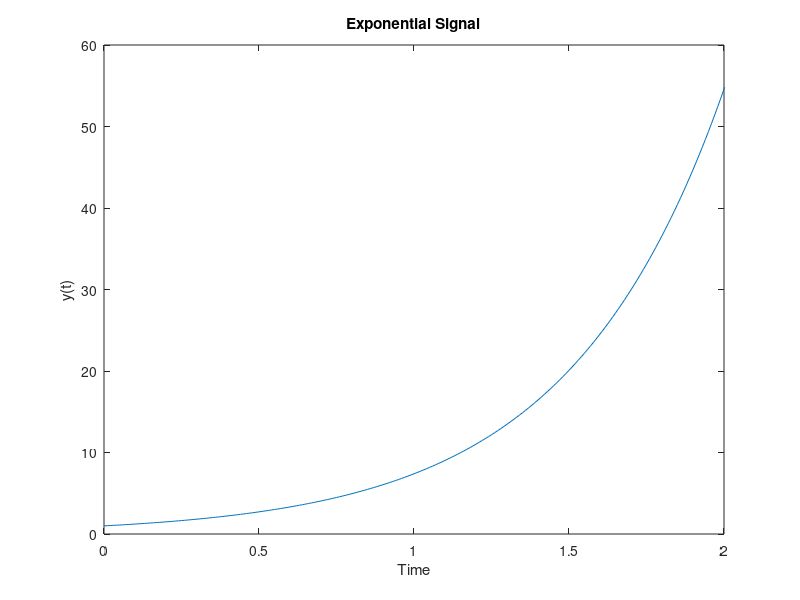

MATLAB code for this plot:
clc
clear all;
close all;

t = 0 : 0.01 : 5;
a = 2;
y = exp(a*t);

figure(73050);
plot(t, y);
axis([0 2 0 60]);
title('Exponential Signal');
xlabel('Time');
ylabel('y(t)');